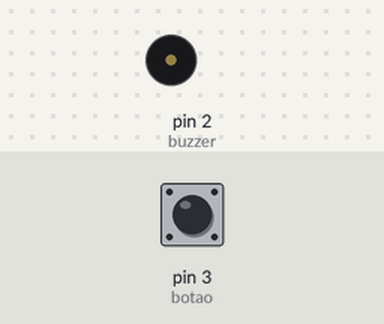
The sketch below on a simulated Arduino Nano, built with avr-gcc and run on an emulated ATmega328P. Shown: buzzer (waves = sounding). Inputs (shaded band) come from the test bench; at power-on: pin 3 (botao) HIGH.

Above: at 1.2 s.
1.3 s: pin 3 (botao) pulled LOW for 0.15 s
At 1.8 s:
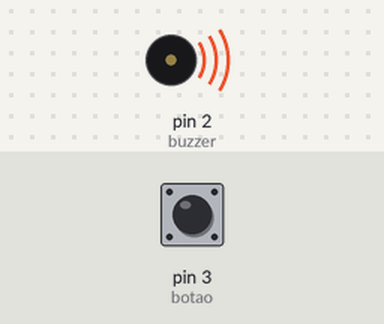
Timing chart, 0 to 8.9 s (numbered marks = the images above; inputs shaded):
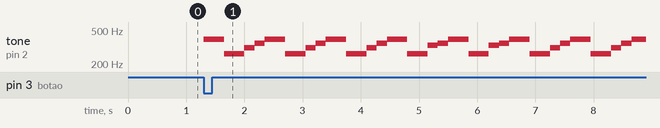

The sketch:

Experimento4_ehnr.ino
```cpp
#define B0  31
#define C1  33
#define DB1 35
#define D1  37
#define EB1 39
#define E1  41
#define F1  44
#define GB1 46
#define G1  49
#define AB1 52
#define A1  55
#define BB1 58
#define B1  62
#define C2  65
#define DB2 69
#define D2  73
#define EB2 78
#define E2  82
#define F2  87
#define GB2 93
#define G2  98
#define AB2 104
#define A2  110
#define BB2 117
#define B2  123
#define C3  131
#define DB3 139
#define D3  147
#define EB3 156
#define E3  165
#define F3  175
#define GB3 185
#define G3  196
#define AB3 208
#define A3  220
#define BB3 233
#define B3  247
#define C4  262
#define DB4 277
#define D4  294
#define EB4 311
#define E4  330
#define F4  349
#define GB4 370
#define G4  392
#define AB4 415
#define A4  440
#define BB4 466
#define B4  494
#define C5  523
#define DB5 554
#define D5  587
#define EB5 622
#define E5  659
#define F5  698
#define GB5 740
#define G5  784
#define AB5 831
#define A5  880
#define BB5 932
#define B5  988
#define C6  1047
#define DB6 1109
#define D6  1175
#define EB6 1245
#define E6  1319
#define F6  1397
#define GB6 1480
#define G6  1568
#define AB6 1661
#define A6  1760
#define BB6 1865
#define B6  1976
#define C7  2093
#define DB7 2217
#define D7  2349
#define EB7 2489
#define E7  2637
#define F7  2794
#define GB7 2960
#define G7  3136
#define AB7 3322
#define A7  3520
#define BB7 3729
#define B7  3951
#define C8  4186
#define DB8 4435
#define D8  4699
#define EB8 4978
#define buzzer 2
#define botao 3

#define BPM                   171
#define DENOMINADOR_COMPASSO  8
#define QTD_NOTAS             332

float duracaoUnidadeTempo, cte;
int duracaoNota, i;

int notas[] ={  G4, C4, EB4, F4, G4, C4, EB4, F4, G4, C4, EB4, F4, G4, C4, E4, F4,        // 1
                G4, C4, E4, F4, G4, C4, EB4, F4, G4, C4, EB4, F4, G4, C4, EB4, F4,        // 2
                G4, G4, C4, C4, EB4, F4, G4, C4, EB4, F4,                                 // 3
                D4, G3, BB3, C4, D4, G3, BB3, C4, D4, G3, BB3, C4, D4, G3, BB3, C4,       // 4
                F4, F4, BB3, BB3, EB4, D4, F4, BB3, EB4, D4,                              // 5
                C4, G3, AB3, BB3, C4, G3, AB3, BB3, C4, G3, AB3, BB3, C4, G3, AB3, BB3,   // 6
                G4, G4, C4, C4, EB4, F4, G4, C4, EB4, F4,                                 // 3
                D4, G3, BB3, C4, D4, G3, BB3, C4, D4, G3, BB3, C4, D4, G3, BB3, C4,       // 4
                F4, F4, BB3, BB3, EB4, D4, F4, BB3, EB4, D4,                              // 5
                C4, G3, AB3, BB3, C4, G3, AB3, BB3, C4, G4, AB4, BB4, C5, G4, AB4, BB4,   // 7
                G5, G5, C5, C5, EB5, F5, G5, C5, EB5, F5,                                  // 8
                D5, G4, BB4, C5, D5, G4, BB4, C5, D5, G4, BB4, C5, D5, G4, BB4, C5,       // 9
                F5, F5, BB4, BB4, D5, D5, EB5, EB5, D5, D5, BB4, BB4,                       // 10
                C5, G4, AB4, BB4, C5, G4, AB4, BB4, C5, G4, AB4, BB4, C5, G4, AB4, BB4,   // 11
                C5, EB4, AB4, BB4, C5, EB4, BB4, AB4, BB4, EB4, G4, AB4, BB4, EB4, AB4, G4,  // 12
                C4, C4, F4, G4, AB4, C4, G4, F4, G4, C4, EB4, F4, G4, C4, EB4, F4,           // 13
                AB3, C4, F4, G4, AB4, C4, G4, F4, EB4, F3, AB3, C4, F4, G3, BB3, D4,         // 14
                G4, C4, EB4, F4, G4, C4, EB4, F4, G4, C4, EB4, F4, G4, C4, EB4, F4,          // 15
                C5, EB4, AB4, BB4, C5, EB4, BB4, AB4, BB4, EB4, G4, AB4, BB4, EB4, AB4, G4,  // 12
                C4, C4, F4, G4, AB4, C4, G4, F4, G4, C4, EB4, F4, G4, C4, EB4, F4,           // 13
                AB3, C4, F4, G4, AB4, C4, G4, F4, EB4, F3, AB3, C4, D4, G3, BB3, D4,          // 16
                C4, G3, AB3, BB3, C4, G3, AB3, BB3, C4, G4, AB4, BB4, C5, G4, AB4, BB4,       // 17
                C5, G5, AB5, BB5, C6, G5, AB5, BB5, C6, G5, AB5, BB5, C6, C6                  // 18

             };

 char tempos[]={ 8, 8, 16, 16, 8, 8, 16, 16, 8, 8, 16, 16, 8, 8, 16, 16,
                8, 8, 16, 16, 8, 8, 16, 16, 8, 8, 16, 16, 8, 8, 16, 16,
                4, 8, 4, 8, 16, 16, 4, 4, 16, 16,
                8, 8, 16, 16, 8, 8, 16, 16, 8, 8, 16, 16, 8, 8, 16, 16,
                4, 8, 4, 8, 16, 16, 4, 4, 16, 16,
                8, 8, 16, 16, 8, 8, 16, 16, 8, 8, 16, 16, 8, 8, 16, 16,
                4, 8, 4, 8, 16, 16, 4, 4, 16, 16,
                8, 8, 16, 16, 8, 8, 16, 16, 8, 8, 16, 16, 8, 8, 16, 16,
                4, 8, 4, 8, 16, 16, 4, 4, 16, 16,
                8, 8, 16, 16, 8, 8, 16, 16, 8, 8, 16, 16, 8, 8, 16, 16,
                4, 8, 4, 8, 16, 16, 4, 4, 16, 16,
                8, 8, 16, 16, 8, 8, 16, 16, 8, 8, 16, 16, 8, 8, 16, 16,
                4, 8, 4, 8, 8, 16, 8, 16, 8, 16, 8, 16,
                8, 8, 16, 16, 8, 8, 16, 16, 8, 8, 16, 16, 8, 8, 16, 16,
                8, 8, 16, 16, 8, 8, 16, 16, 8, 8, 16, 16, 8, 8, 16, 16,
                8, 8, 16, 16, 8, 8, 16, 16, 8, 8, 16, 16, 8, 8, 16, 16,
                8, 8, 16, 16, 8, 8, 16, 16, 8, 8, 16, 16, 8, 8, 16, 16,
                8, 8, 16, 16, 8, 8, 16, 16, 8, 8, 16, 16, 8, 8, 16, 16,
                8, 8, 16, 16, 8, 8, 16, 16, 8, 8, 16, 16, 8, 8, 16, 16,
                8, 8, 16, 16, 8, 8, 16, 16, 8, 8, 16, 16, 8, 8, 16, 16,
                8, 8, 16, 16, 8, 8, 16, 16, 8, 8, 16, 16, 8, 8, 16, 16,
                8, 8, 16, 16, 8, 8, 16, 16, 8, 8, 16, 16, 8, 8, 16, 16,
                8, 8, 16, 16, 8, 8, 16, 16, 8, 8, 16, 16, 4, 8
              };

void setup()
{
  pinMode(buzzer, OUTPUT);
  pinMode(botao, INPUT_PULLUP);
  duracaoUnidadeTempo = 60/(float)BPM;
  cte = duracaoUnidadeTempo*DENOMINADOR_COMPASSO;
}

void loop()
{
  if(!digitalRead(3)){
  for (i=0; i<QTD_NOTAS; i++){
      duracaoNota =cte/tempos[i]*1000;
      tone(buzzer, notas[i], duracaoNota);
      delay(duracaoNota);
  }
  delay(2000);
  } else{
    noTone(buzzer);
  }
}
```

Measured:
- after the input at 1.3 s, tone on pin 2 (buzzer): plays 392 Hz for 0.35 s, 262 Hz for 0.35 s, 311 Hz for 0.18 s, 349 Hz for 0.18 s, 392 Hz for 0.35 s, 262 Hz for 0.35 s … (29 notes in this stretch), starting at once
